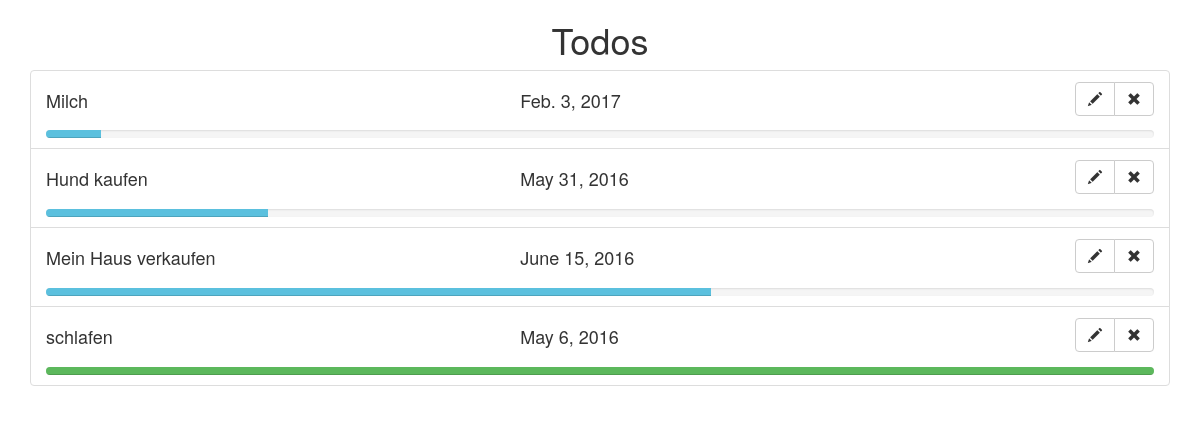
Before: /todos/index with the older database file.
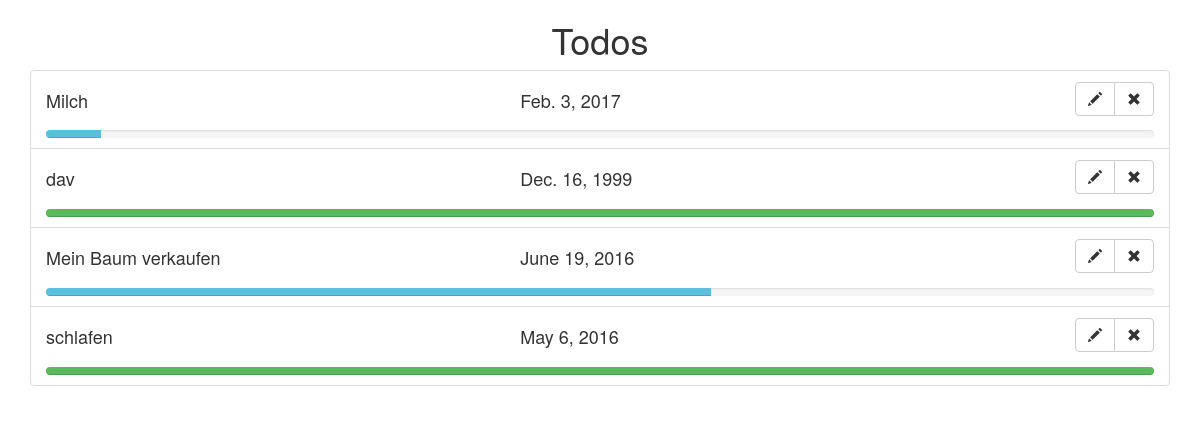
After: the same page with the newer database file.
### todos/models.py (models this page shows, shortened)
class Todo(models.Model):
    description = models.CharField(max_length=100)
    completed = models.BooleanField(default = False)
    progress = models.PositiveIntegerField(default=0,
        validators=[
            MaxValueValidator(100)
        ])
    due_date = models.DateField(default=timezone.now)

### todos/views.py (the view)
def index(request):
    all_todos = Todo.objects.all()
    context = { 'todo_list': all_todos }
    return render(request, 'todos/index.html', context)

### todos/templates/todos/index.html (shortened to what this page needs)
{% extends "todos/base.html" %}
{% block content %}
<h1 class="text-center">Todos</h1>
{% if todo_list %}
<ul class="list-group">
  {% for todo in todo_list %}
  <li class="list-group-item">
    <div class="row">
      <h4 class="col-sm-5 col-xs-5">
        {{todo.description}}
      </h4>
      <h4 class="col-sm-4 col-xs-3">{{todo.due_date}}</h4>
      <div class="col-sm-3 col-xs-4">
        <div class="btn-group pull-right">
          <a href="{% url 'todos:edit' todo_id=todo.pk %}" class="glyphicon glyphicon-pencil btn btn-default"></a>
          <a href="{% url 'todos:delete' todo_id=todo.pk %}" class="glyphicon glyphicon-remove btn btn-default"></a>
        </div>
      </div>
    </div>
    <div class="row">
      <div class="col-sm-12">
        {% if todo.progress == 100 %}
          <div class="progress" style="height:8px; margin-bottom:0px; margin-top:10px;"
              data-toggle="tooltip" data-placement="bottom" title="{{todo.progress}}%">
            <div class="progress-bar progress-bar-success" role="progressbar" style="width: {{todo.progress}}%;"></div>
          </div>
        {% else %}
          <div class="progress" style="height:8px; margin-bottom:0px; margin-top:10px;">
            <div class="progress-bar progress-bar-info" role="progressbar" style="width: {{todo.progress}}%;"></div>
          </div>
        {% endif %}
      </div>
    </div>
  </li>
  {% endfor %}
</ul>
{% else %}
<div class="alert alert-info" role="alert">
  There are currently no Todos
</div>
{% endif %}
{% endblock %}

### todos/templates/todos/base.html (shortened to what this page needs)
<!DOCTYPE html>
<html lang="en">
  <head>
    <link rel="stylesheet" href="https://maxcdn.bootstrapcdn.com/bootstrap/3.3.6/css/bootstrap.min.css"
>
    {% load staticfiles %}
    <link rel="stylesheet" href="{% static "todos/styles.css" %}">
  </head>
  <body>
    <div class="container">
    {% block content %}
    {% endblock %}
    </div>
  </body>
</html>

Changed rows visible on the page:
removed Todo: description "Hund kaufen", due_date "May 31, 2016", progress 20 (drawn)
added Todo: description "dav", due_date "Dec. 16, 1999", progress 100 (drawn)
changed Todo: description "Mein Haus verkaufen" → "Mein Baum verkaufen"; due_date "June 15, 2016" → "June 19, 2016"
